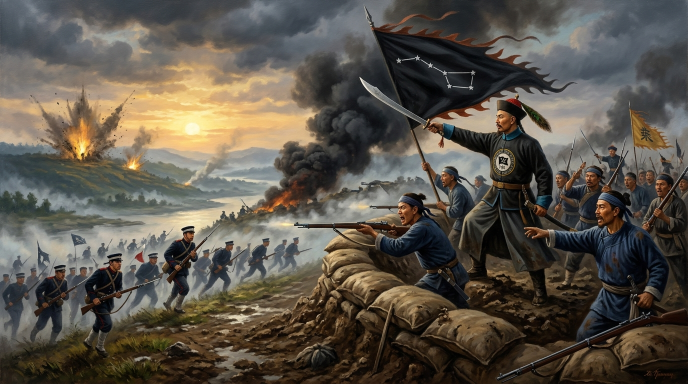
#> input picture assets/images/ch13/ch13_hero_banner.jpg, 1376 x 768 px, found by its file name (shown at 1/2 size)
$ python create_ch13_thumbnails.py
#> lines starting #> are read from the running program, lines starting #| are printed output that depends on the picture
# -*- coding: utf-8 -*-
"""
生成第 13 章 高點擊率 YouTube 影片與播客縮圖
規範：1280x720 HD、簡化大字、強對比度、陰影外框、無 Emoji
"""
import sys
from pathlib import Path
from PIL import Image, ImageDraw, ImageFont

def create_thumbnail(bg_path, out_path, tag_text, line1, line2, line3, is_podcast=False):
#> called with tag_text = '臺灣史 EP13', line1 = '乙未悲歌！', line2 = '八卦山血戰始末', line3 = '馬關割臺・藍地黃虎旗・客家義民十九歲絕唱', is_podcast = False
    im = Image.open(bg_path).convert("RGBA")
    target_w, target_h = 1280, 720

    scale = max(target_w / im.width, target_h / im.height)
#> scale = 0.938
    new_w = int(im.width * scale)
#> new_w = 1290
    new_h = int(im.height * scale)
#> new_h = 720
    im = im.resize((new_w, new_h), Image.Resampling.LANCZOS)
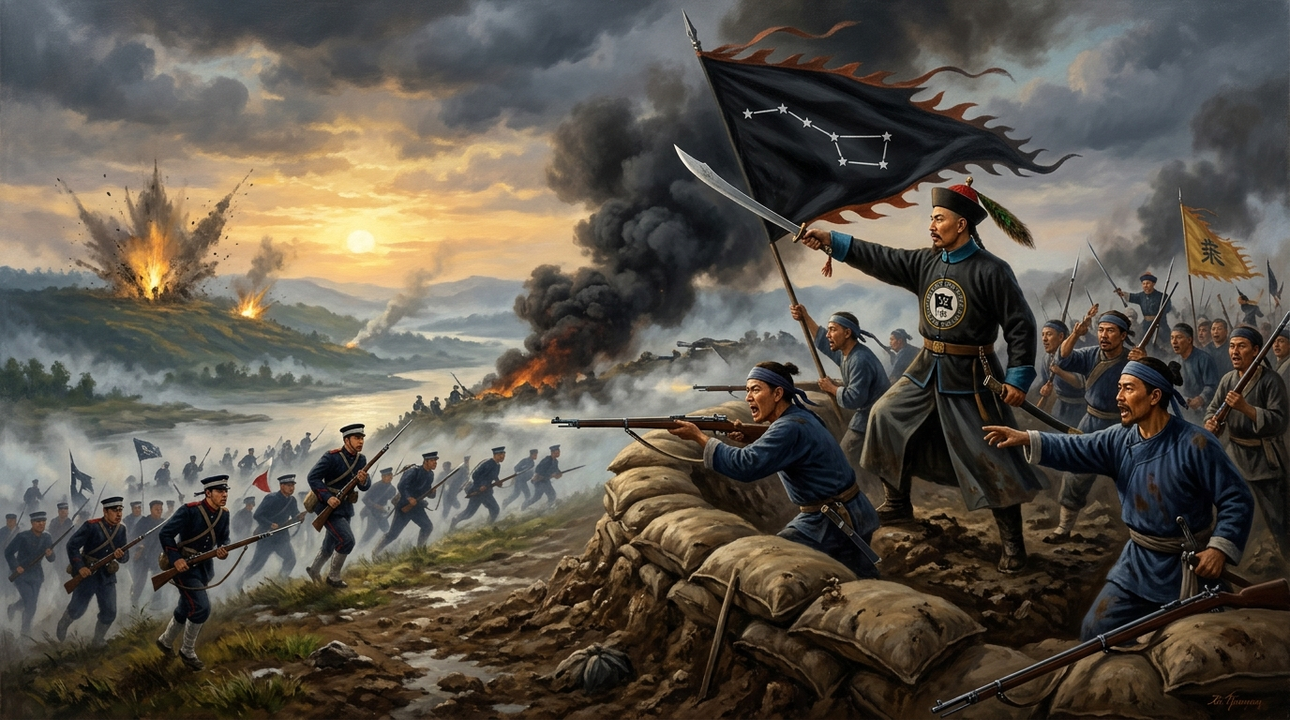
#> im: PIL image 1290x720 RGBA; mean R, G, B, A 91.2, 84.6, 74.6, 255

    left = (new_w - target_w) // 2
#> left = 5
    top = (new_h - target_h) // 2
#> top = 0
    im = im.crop((left, top, left + target_w, top + target_h))
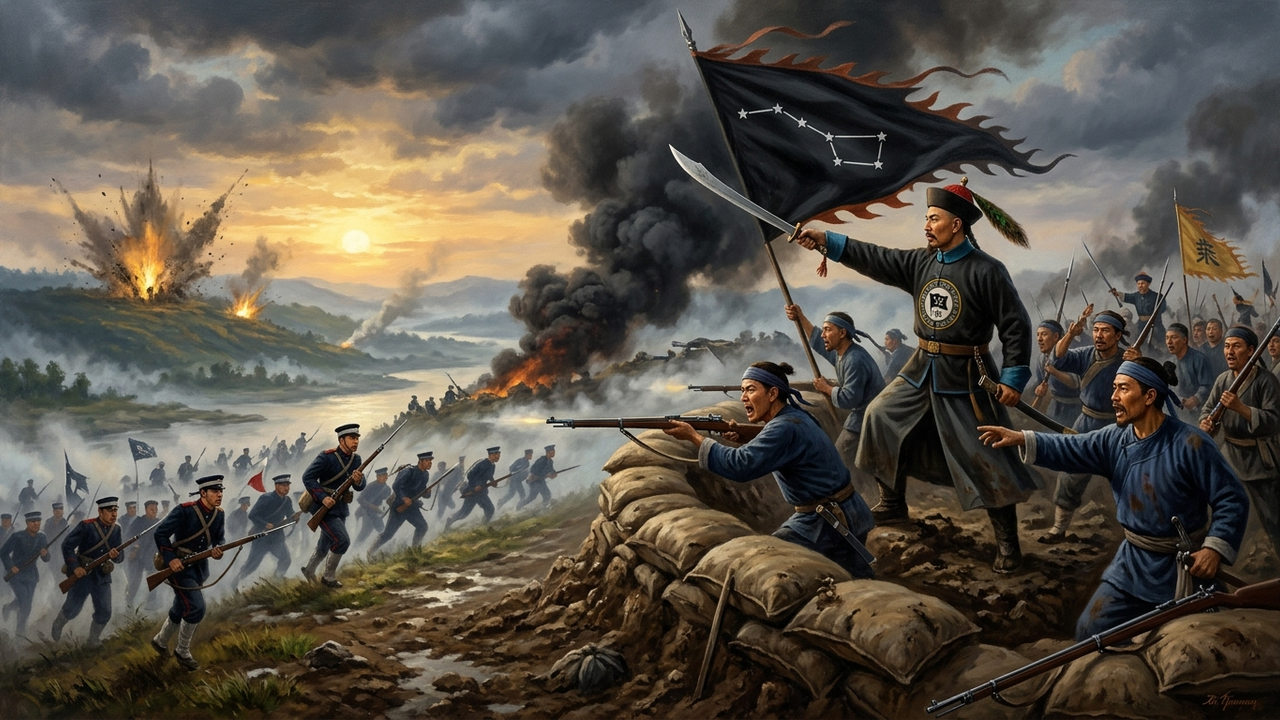
#> im: PIL image 1280x720 RGBA; mean R, G, B, A 91.3, 84.6, 74.5, 255

    overlay = Image.new("RGBA", (target_w, target_h), (0, 0, 0, 0))
#> overlay: PIL image 1280x720 RGBA; every value is 0
    draw_overlay = ImageDraw.Draw(overlay)

    for x in range(880):
        alpha = int(225 * (1 - (x / 880) ** 1.3))
        draw_overlay.line([(x, 0), (x, target_h)], fill=(10, 15, 25, alpha))

    for y in range(target_h - 250, target_h):
        prog = (y - (target_h - 250)) / 250
        alpha = int(210 * (prog ** 1.2))
        draw_overlay.line([(0, y), (target_w, y)], fill=(5, 10, 18, alpha))

    im = Image.alpha_composite(im, overlay)
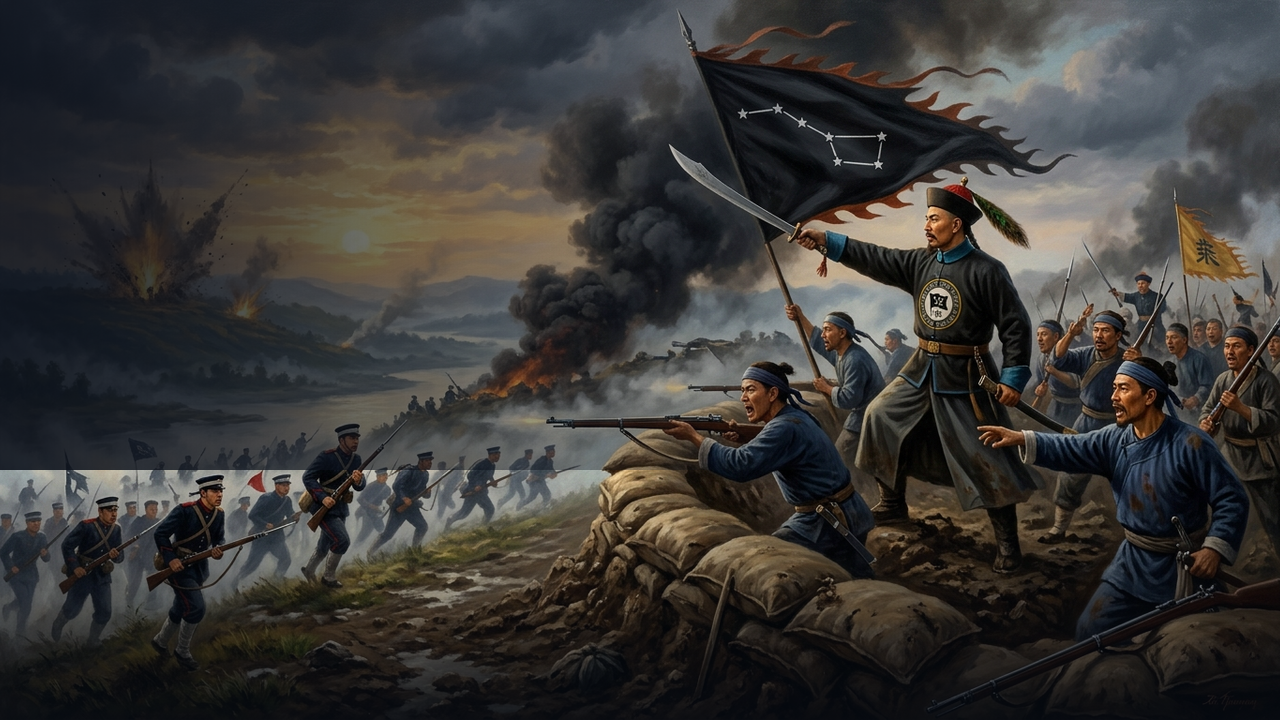
#> im: PIL image 1280x720 RGBA; mean R, G, B, A 58.4, 56.6, 54.7, 255
    draw = ImageDraw.Draw(im)

    font_path = "C:/Windows/Fonts/msjhbd.ttc"

    font_tag = ImageFont.truetype(font_path, 34)
    font_l1 = ImageFont.truetype(font_path, 88)
    font_l2 = ImageFont.truetype(font_path, 88)
    font_l3 = ImageFont.truetype(font_path, 36)

    start_x = 75
    start_y = 65

    # (A) 頂部膠囊徽章 (Pill Badge)
    tag_bg = (195, 25, 25, 240) if not is_podcast else (18, 95, 175, 240)
    tag_bbox = draw.textbbox((0, 0), tag_text, font=font_tag)
#> tag_bbox = (0, 7, 157, 38)
    tag_w = tag_bbox[2] - tag_bbox[0]
#> tag_w = 157
    tag_h = tag_bbox[3] - tag_bbox[1]
#> tag_h = 31

    pad_x, pad_y = 20, 8
    pill_box = [start_x, start_y, start_x + tag_w + pad_x * 2, start_y + tag_h + pad_y * 2]
#> pill_box = [75, 65, 272, 112]
    draw.rounded_rectangle(pill_box, radius=12, fill=tag_bg, outline=(255, 255, 255, 200), width=2)
    draw.text((start_x + pad_x, start_y + pad_y - 2), tag_text, font=font_tag, fill=(255, 255, 255))

    # (B) 主標第 1 行
    y_l1 = start_y + tag_h + pad_y * 2 + 35
#> y_l1 = 147
    draw.text((start_x + 5, y_l1 + 5), line1, font=font_l1, fill=(0, 0, 0, 240), stroke_width=6, stroke_fill=(0, 0, 0))
    draw.text((start_x, y_l1), line1, font=font_l1, fill=(255, 230, 0), stroke_width=6, stroke_fill=(15, 15, 15))

    # (C) 主標第 2 行
    y_l2 = y_l1 + 105
#> y_l2 = 252
    color_l2 = (255, 255, 255) if not is_podcast else (100, 220, 255)
    draw.text((start_x + 5, y_l2 + 5), line2, font=font_l2, fill=(0, 0, 0, 240), stroke_width=6, stroke_fill=(0, 0, 0))
    draw.text((start_x, y_l2), line2, font=font_l2, fill=color_l2, stroke_width=6, stroke_fill=(15, 15, 15))

    # (D) 副標第 3 行
    y_l3 = y_l2 + 115
#> y_l3 = 367
    pad_box_x, pad_box_y = 16, 6
    l3_bbox = draw.textbbox((0, 0), line3, font=font_l3)
#> l3_bbox = (0, 9, 432, 41)
    l3_w = l3_bbox[2] - l3_bbox[0]
#> l3_w = 432
    l3_h = l3_bbox[3] - l3_bbox[1]
#> l3_h = 32

    box_sub = [start_x, y_l3, start_x + l3_w + pad_box_x * 2, y_l3 + l3_h + pad_box_y * 2]
#> box_sub = [75, 367, 539, 411]
    draw.rounded_rectangle(box_sub, radius=8, fill=(0, 0, 0, 190), outline=(255, 255, 255, 100), width=1)
    draw.text((start_x + pad_box_x, y_l3 + pad_box_y - 2), line3, font=font_l3, fill=(240, 240, 240))

    # 存檔
    out_rgb = im.convert("RGB")
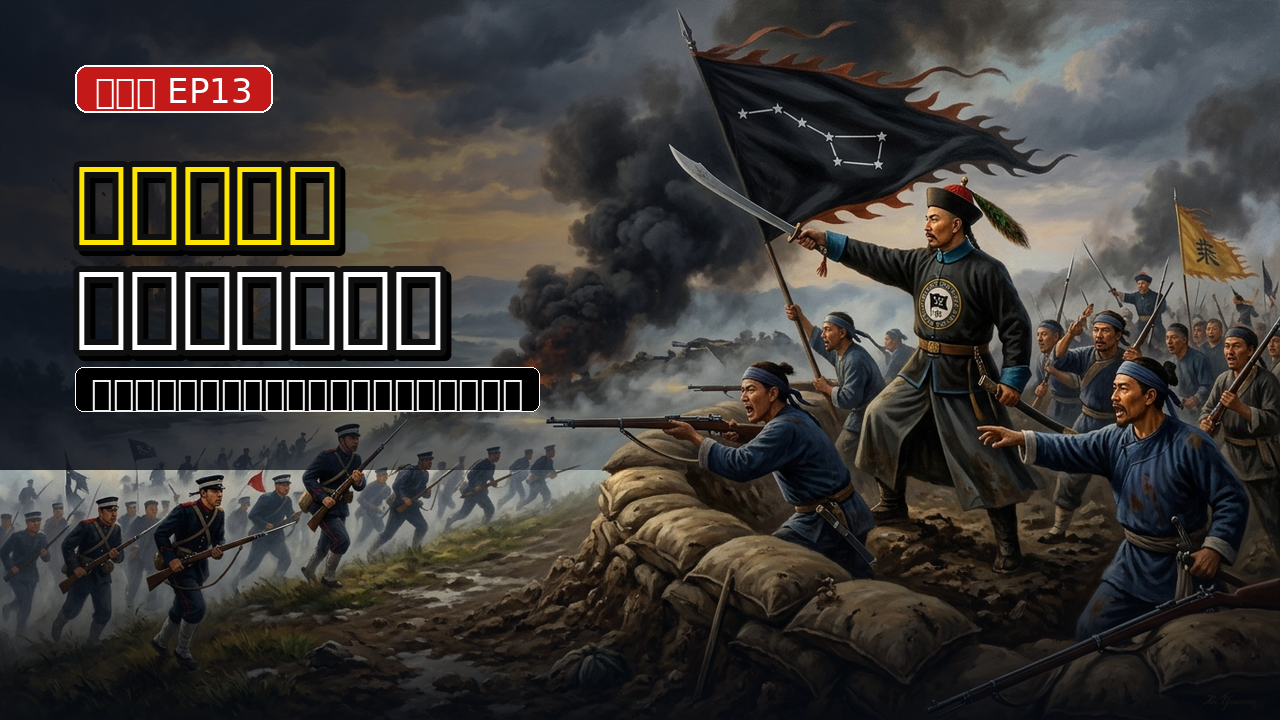
#> out_rgb: PIL image 1280x720 RGB; mean R, G, B 61.2, 57.9, 54.7
    out_rgb.save(out_path, "JPEG", quality=92)
#> (the run stopped early here; a loop or call above may not have finished)
